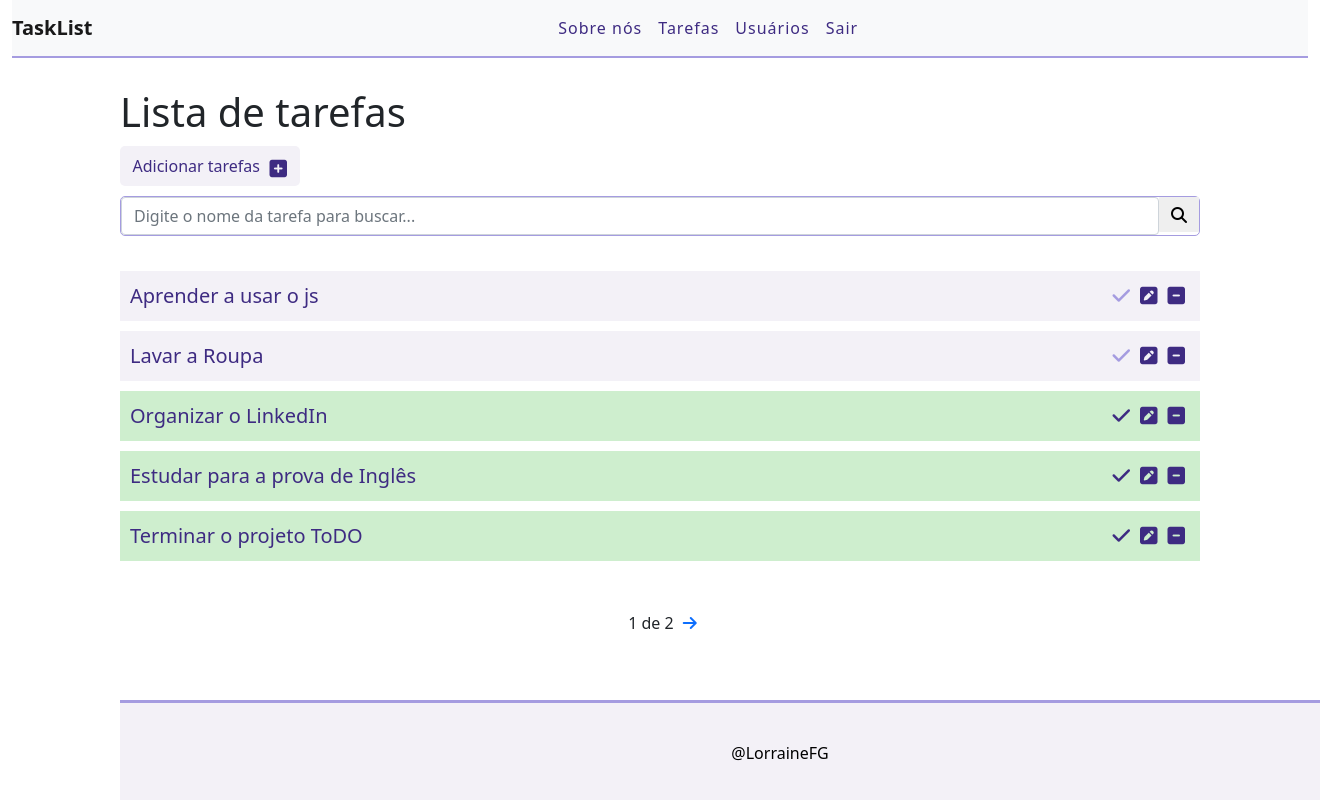
The app's page / (signed in), older data.
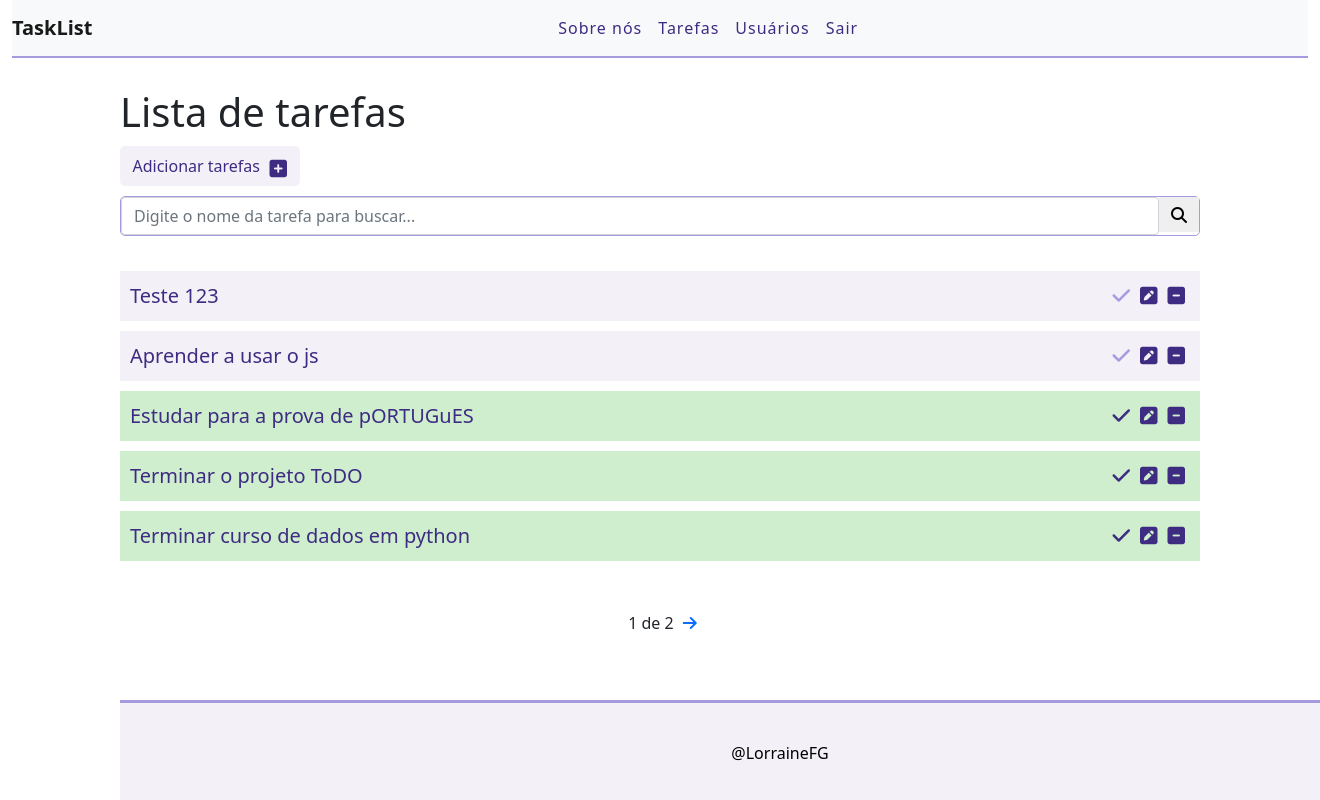
The same page, newer data.
### task/models.py (models this page shows, shortened)
class Task(models.Model):
    STATUS = (
        ('Doing', 'Doing'),
        ('Done', 'Done'),
    )
    title = models.CharField(max_length=255)
    description = models.TextField()
    done = models.CharField(max_length=5, choices=STATUS)
    user = models.ForeignKey(get_user_model(), on_delete=models.CASCADE)
    created_al = models.DateTimeField(auto_now_add=True)
    Uptade_al = models.DateTimeField(auto_now = True)

### task/views.py (the view)
# urls.py: path('', views.taskList, name = 'task-list'),
@login_required
def taskList(request):
  search = request.GET.get('search')
  if search:
    tasks = Task.objects.filter(title__icontains=search, user=request.user)
  else:
    tasks_list = Task.objects.all().order_by('-created_al').filter(user=request.user)
    paginator = Paginator(tasks_list, 5)
    page = request.GET.get('page')
    tasks = paginator.get_page(page)
  return render(request, 'task/list.html', {'tasks': tasks})

### task/templates/task/list.html (shortened to what this page needs)
{% extends 'base.html' %}
{% block content%}
<div class= "offset-1 col-10 list-div">
  <h1> Lista de tarefas </h1>
  <div class="search-add">
      <div class ="col-2 add-div">
        <a id="add-link"  href="newtask/">
        <i class="fa-solid fa-square-plus"></i></i>  Adicionar tarefas
      </a>
  </div>
 <div class="col-xs-6 input-group">
    <form method='GET' id="search-form">
      <input type="text" class="form-control"  id="search" name="search" placeholder="Digite o nome da tarefa para buscar..." value="{{request.GET.search}}">
      <span class="input-group-addon"><button class="fa fa-search"></button></span>
    </form>
  </div>
  <ul class="task-list">
    {% for task in tasks %}
    {% if task.done == 'doing' %}
      <li class="task-item">
    {% else %}
      <li class="task-item-done">
    {% endif %}
      <span> <a href="task/{{task.id}}"> {{task.title}} </a></span>
      <a href="delete/{{task.id}}" class="delete-btn"><span> <i class="fa-solid fa-square-minus"></i></span></a>
      <a href="edit/{{task.id}}"><span> <i class="fa-solid fa-square-pen"></i></span></a>
      <a href="changestatus/{{task.id}}"><span> <i class="fa-solid fa-check"></i></span></a>
        </li>
    {% endfor %}
</div>
<div class="pagination">
  <span class='step-links'>
    {%if tasks.paginator.num_pages%}
      <span class='current'>
        {{tasks.number}} de {{ tasks.paginator.num_pages }}
      </span>
    {% endif %}
    {% if tasks.has_next %}
      <a href="?page={{tasks.next_page_number}}"><i class='fas fa-arrow-right'></i></a>
    {% endif %}
</div>
{% endblock %}

Row changes from the older to the newer data that the page shows:
removed Task: title "Lavar a Roupa"
removed Task: title "Organizar o LinkedIn"
added Task: title "Teste 123"
changed Task: title "Estudar para a prova de Inglês" → "Estudar para a prova de pORTUGuES"
now on this page (row unchanged): Task: title "Terminar curso de dados em python"
